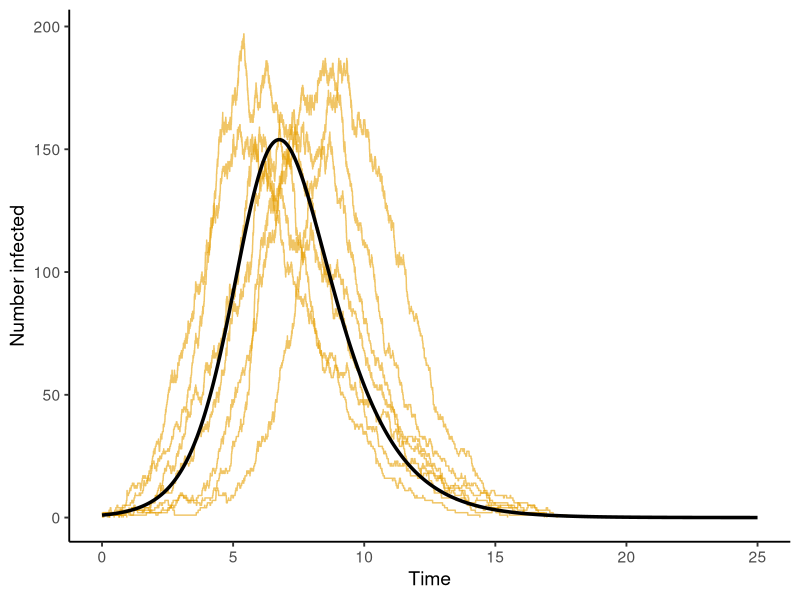
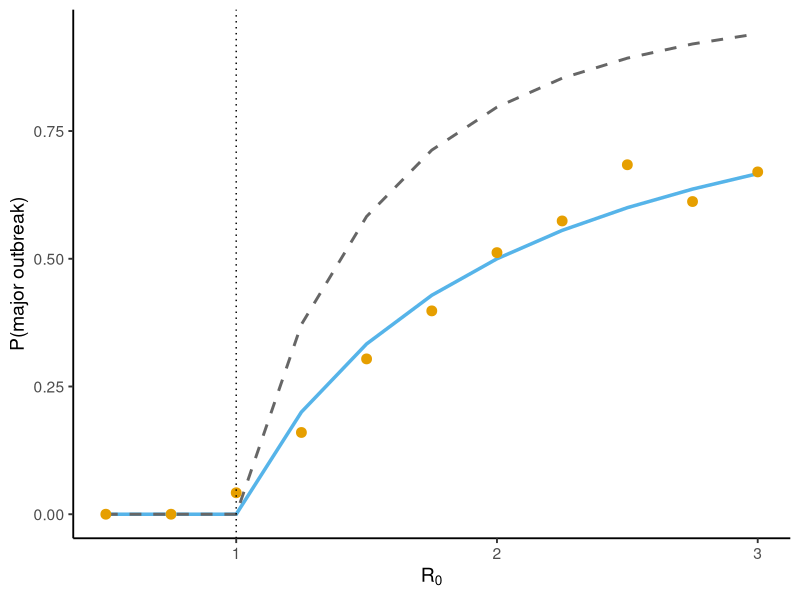
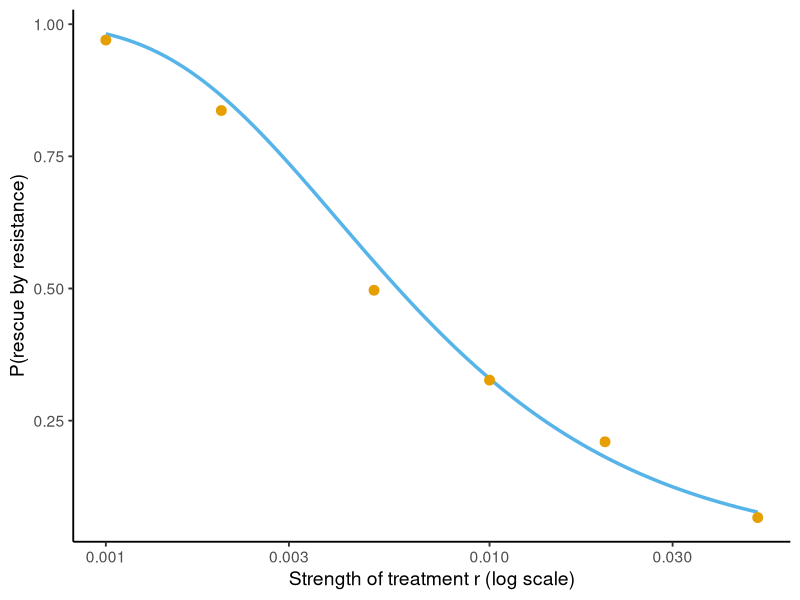

The R source for these figures, in order:
## ---- chunk 1
#| label: setup
library(deSolve)
library(ggplot2)
theme_set(theme_classic(base_size = 14))
set.seed(1)
## ---- chunk 2
#| label: gillespie
gillespie_sir <- function(N, beta, gamma, I0 = 1, tmax = Inf) {
  S <- N - I0; I <- I0; R <- 0; t <- 0
  n_max <- 2 * N + 1                    # every individual is infected and recovers at most once
  rec <- matrix(NA_real_, n_max, 4, dimnames = list(NULL, c("time", "S", "I", "R")))
  k <- 1; rec[k, ] <- c(t, S, I, R)
  while (I > 0 && t < tmax) {
    a_inf <- beta * S * I / N
    a_rec <- gamma * I
    a_tot <- a_inf + a_rec
    t <- t + rexp(1, a_tot)             # waiting time
    if (runif(1) < a_inf / a_tot) {     # which event?
      S <- S - 1; I <- I + 1
    } else {
      I <- I - 1; R <- R + 1
    }
    k <- k + 1; rec[k, ] <- c(t, S, I, R)
  }
  as.data.frame(rec[1:k, , drop = FALSE])
}
## ---- chunk 3
#| label: fig-runs
#| fig-cap: "20 stochastic epidemics started by one infected individual (N = 1000, R0 = 2), with the ODE solution in black. Many runs die out almost immediately."
N <- 1000; gamma <- 1; R0 <- 2
runs <- do.call(rbind, lapply(1:20, function(i)
  cbind(gillespie_sir(N, beta = R0 * gamma, gamma = gamma), run = i)))

sir_ode <- function(t, x, p) with(as.list(c(x, p)),
  list(c(-beta * S * I, beta * S * I - gamma * I, gamma * I)))
ode_out <- as.data.frame(ode(c(S = 1 - 1/N, I = 1/N, R = 0), seq(0, 25, 0.05),
                             sir_ode, c(beta = R0 * gamma, gamma = gamma)))

ggplot(runs, aes(time, I, group = run)) +
  geom_step(colour = "#E69F00", alpha = 0.6) +
  geom_line(data = ode_out, aes(time, I * N), inherit.aes = FALSE, linewidth = 1.2) +
  labs(x = "Time", y = "Number infected")
## ---- chunk 4
#| label: takeoff-sim
# Faster version: stop as soon as the outcome is clear
takeoff <- function(N, R0, gamma = 1, threshold = 0.1 * N) {
  S <- N - 1; I <- 1
  while (I > 0 && (N - S) < threshold) {
    a_inf <- R0 * gamma * S * I / N
    if (runif(1) < a_inf / (a_inf + gamma * I)) { S <- S - 1; I <- I + 1 } else I <- I - 1
  }
  I > 0
}

R0_vec <- seq(0.5, 3, by = 0.25)
reps   <- 500
p_sim  <- sapply(R0_vec, function(R0) mean(replicate(reps, takeoff(N = 1000, R0 = R0))))

p_poisson <- sapply(R0_vec, function(R0) {
  if (R0 <= 1) return(0)
  1 - uniroot(function(e) e - exp(R0 * (e - 1)), c(0, 1 - 1e-6))$root
})
## ---- chunk 5
#| label: fig-takeoff
#| fig-cap: "Probability that one infection starts a major outbreak. Points: Gillespie SIR. Solid: 1 − 1/R0 (geometric offspring). Dashed: what Poisson offspring would give."
df <- data.frame(R0 = R0_vec, sim = p_sim,
                 geometric = pmax(0, 1 - 1 / R0_vec), poisson = p_poisson)
ggplot(df, aes(R0)) +
  geom_line(aes(y = geometric), linewidth = 1.2, colour = "#56B4E9") +
  geom_line(aes(y = poisson), linewidth = 1, linetype = "dashed", colour = "grey40") +
  geom_point(aes(y = sim), size = 3, colour = "#E69F00") +
  geom_vline(xintercept = 1, linetype = "dotted") +
  labs(x = expression(R[0]), y = "P(major outbreak)")
## ---- chunk 6
#| label: rescue-sim
rescue <- function(N, r, s, u, max_gen = 20000, threshold = 2 / s) {
  wt <- N; mut <- 0
  for (g in 1:max_gen) {
    wt  <- rpois(1, wt * (1 - r))
    mut <- rpois(1, mut * (1 + s))
    new <- rbinom(1, wt, u)            # mutation among new offspring
    wt  <- wt - new; mut <- mut + new
    if (wt == 0 && mut == 0) return(0) # extinction
    if (mut > threshold) return(1)     # resistant lineage established: rescue
  }
  NA
}

N <- 1e4; u <- 1e-5; s <- 0.02
r_vec  <- c(0.001, 0.002, 0.005, 0.01, 0.02, 0.05)
p_resc <- sapply(r_vec, function(r) mean(replicate(300, rescue(N, r, s, u)), na.rm = TRUE))
## ---- chunk 7
#| label: fig-rescue
#| fig-cap: "Probability that resistance evolves before the treated population goes extinct. Points: simulation. Line: 1 − exp(−2Nus/r)."
r_fine <- 10^seq(-3, log10(0.05), length.out = 100)
ggplot() +
  geom_line(aes(r_fine, 1 - exp(-2 * N * u * s / r_fine)), linewidth = 1.2, colour = "#56B4E9") +
  geom_point(aes(r_vec, p_resc), size = 3, colour = "#E69F00") +
  scale_x_log10() +
  labs(x = "Strength of treatment r (log scale)", y = "P(rescue by resistance)")
